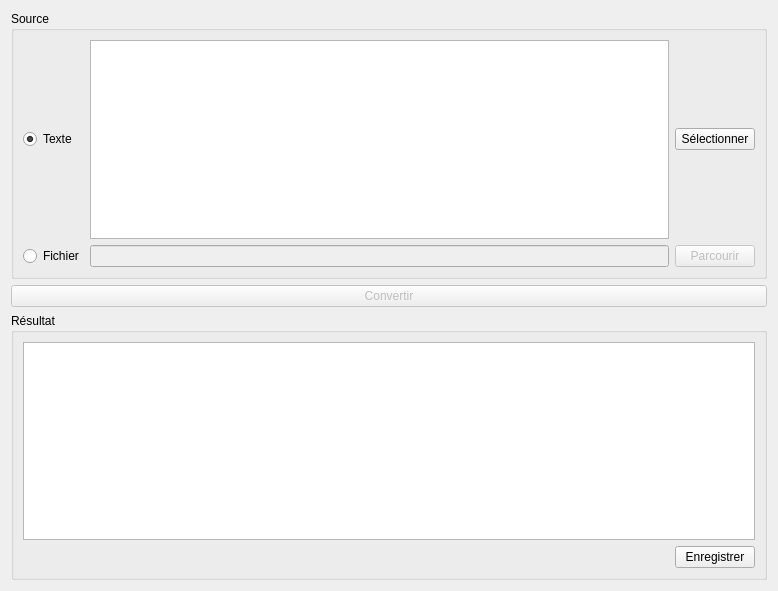
<?xml version="1.0" encoding="UTF-8"?>
<ui version="4.0">
 <class>TransliterationTab</class>
 <widget class="QWidget" name="TransliterationTab">
  <property name="geometry">
   <rect>
    <x>0</x>
    <y>0</y>
    <width>778</width>
    <height>591</height>
   </rect>
  </property>
  <property name="windowTitle">
   <string>Translitération</string>
  </property>
  <property name="locale">
   <locale language="French" country="France"/>
  </property>
  <layout class="QVBoxLayout" name="verticalLayout">
   <item>
    <widget class="QGroupBox" name="transliterationSourceGroupBox">
     <property name="title">
      <string>Source</string>
     </property>
     <layout class="QGridLayout" name="gridLayout">
      <item row="2" column="1">
       <widget class="QLineEdit" name="transliterationSourceFileLineEdit">
        <property name="enabled">
         <bool>false</bool>
        </property>
       </widget>
      </item>
      <item row="1" column="0">
       <widget class="QRadioButton" name="transliterationSourceInputRadioButton">
        <property name="text">
         <string>Texte</string>
        </property>
        <property name="checked">
         <bool>true</bool>
        </property>
       </widget>
      </item>
      <item row="2" column="0">
       <widget class="QRadioButton" name="transliterationSourceFileRadioButton">
        <property name="text">
         <string>Fichier</string>
        </property>
       </widget>
      </item>
      <item row="2" column="2">
       <widget class="QPushButton" name="transliterationSourceFilePushButton">
        <property name="enabled">
         <bool>false</bool>
        </property>
        <property name="text">
         <string>Parcourir</string>
        </property>
       </widget>
      </item>
      <item row="1" column="1">
       <widget class="QPlainTextEdit" name="transliterationTextSourcePlainTextEdit"/>
      </item>
      <item row="1" column="2">
       <widget class="QPushButton" name="transliterationSourceTextSelectPushButton">
        <property name="text">
         <string>Sélectionner</string>
        </property>
       </widget>
      </item>
     </layout>
    </widget>
   </item>
   <item>
    <widget class="QPushButton" name="transliterationConvertPushButton">
     <property name="enabled">
      <bool>false</bool>
     </property>
     <property name="text">
      <string>Convertir</string>
     </property>
     <property name="default">
      <bool>true</bool>
     </property>
    </widget>
   </item>
   <item>
    <widget class="QGroupBox" name="transliterationResultGroupBox">
     <property name="title">
      <string>Résultat</string>
     </property>
     <layout class="QVBoxLayout" name="verticalLayout_2">
      <item>
       <widget class="QPlainTextEdit" name="transliterationTextResultPlainTextEdit">
        <property name="readOnly">
         <bool>true</bool>
        </property>
       </widget>
      </item>
      <item>
       <layout class="QHBoxLayout" name="horizontalLayout_2">
        <item>
         <spacer name="horizontalSpacer_2">
          <property name="orientation">
           <enum>Qt::Horizontal</enum>
          </property>
          <property name="sizeHint" stdset="0">
           <size>
            <width>40</width>
            <height>20</height>
           </size>
          </property>
         </spacer>
        </item>
        <item>
         <widget class="QPushButton" name="transliterationResultFilePushButton">
          <property name="enabled">
           <bool>true</bool>
          </property>
          <property name="text">
           <string>Enregistrer</string>
          </property>
         </widget>
        </item>
       </layout>
      </item>
     </layout>
    </widget>
   </item>
  </layout>
 </widget>
 <resources/>
 <connections>
  <connection>
   <sender>transliterationSourceInputRadioButton</sender>
   <signal>toggled(bool)</signal>
   <receiver>transliterationTextSourcePlainTextEdit</receiver>
   <slot>setEnabled(bool)</slot>
   <hints>
    <hint type="sourcelabel">
     <x>63</x>
     <y>127</y>
    </hint>
    <hint type="destinationlabel">
     <x>333</x>
     <y>176</y>
    </hint>
   </hints>
  </connection>
  <connection>
   <sender>transliterationSourceFileRadioButton</sender>
   <signal>toggled(bool)</signal>
   <receiver>transliterationSourceFileLineEdit</receiver>
   <slot>setEnabled(bool)</slot>
   <hints>
    <hint type="sourcelabel">
     <x>63</x>
     <y>235</y>
    </hint>
    <hint type="destinationlabel">
     <x>279</x>
     <y>235</y>
    </hint>
   </hints>
  </connection>
  <connection>
   <sender>transliterationSourceFileRadioButton</sender>
   <signal>toggled(bool)</signal>
   <receiver>transliterationSourceFilePushButton</receiver>
   <slot>setEnabled(bool)</slot>
   <hints>
    <hint type="sourcelabel">
     <x>67</x>
     <y>237</y>
    </hint>
    <hint type="destinationlabel">
     <x>722</x>
     <y>242</y>
    </hint>
   </hints>
  </connection>
  <connection>
   <sender>transliterationSourceInputRadioButton</sender>
   <signal>toggled(bool)</signal>
   <receiver>transliterationSourceTextSelectPushButton</receiver>
   <slot>setEnabled(bool)</slot>
   <hints>
    <hint type="sourcelabel">
     <x>101</x>
     <y>135</y>
    </hint>
    <hint type="destinationlabel">
     <x>667</x>
     <y>135</y>
    </hint>
   </hints>
  </connection>
 </connections>
</ui>
